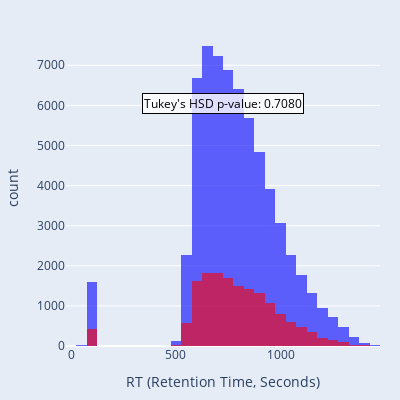

Notebook code for this chart:
### Markdown cell above
## Chronological splitting

### Code cell
# Sort the dataset by date from old to new
dataset_clean_sorted = dataset_clean.sort_values(by='date')

# Split the dataset by time: older 80% for training, newer 20% for validation
split_index = int(len(dataset_clean_sorted) * 0.8)
train_set_time = dataset_clean_sorted.iloc[:split_index]
valid_set_time = dataset_clean_sorted.iloc[split_index:]

print(f"Training set size (time-based): {len(train_set_time)}")
print(f"Validation set size (time-based): {len(valid_set_time)}")

# Create an overlapped histogram for RT values in training and validation sets (time-based split)
fig = px.histogram(
    train_set_time, x='rt', nbins=50, opacity=0.6, 
    #title='Overlapped RT Distribution: Training vs Validation (Time-Based Split)',
    labels={'rt': 'RT (Retention Time, Seconds)', 'Count': 'Frequency'},
    color_discrete_sequence=['blue'],
    marginal=None
)

# Add validation set to the same figure
fig.add_trace(
    px.histogram(
        valid_set_time, x='rt', nbins=50, opacity=0.6, 
        color_discrete_sequence=['red']
    ).data[0]
)

# Update layout for better visualization
fig.update_layout(
    barmode='overlay',
    plot_bgcolor='rgba(229, 236, 246,1)',
    paper_bgcolor='rgba(229, 236, 246,1)',
    width=400,
    height=400,
    margin=dict(l=20, r=20, t=30, b=20),
    legend=dict(title='Dataset', itemsizing='constant')
)


from statsmodels.stats.multicomp import pairwise_tukeyhsd

# Combine training and validation sets for Tukey's HSD test
data_combined = train_set_time[['rt']].copy()
data_combined['set'] = 'Training'
validation_data = valid_set_time[['rt']].copy()
validation_data['set'] = 'Validation'
data_combined = pd.concat([data_combined, validation_data])

# Perform Tukey's HSD test
tukey_result = pairwise_tukeyhsd(endog=data_combined['rt'], groups=data_combined['set'], alpha=0.05)
print(tukey_result)

# Annotate the plot with Tukey's HSD results
fig.add_annotation(
    text=f"Tukey's HSD p-value: {tukey_result.pvalues[0]:.4f}",
    xref="paper", yref="paper",
    x=0.5, y=0.8, showarrow=False,
    font=dict(size=12, color="black"),
    align="center",
    bgcolor="rgba(255, 255, 255, 0.8)",
    bordercolor="black",
    borderwidth=1
)

fig.show()
fig.write_image("images/Figure-2.4-Chronological.svg", scale=2)

### Figure 1 — Plotly figure (JSON) as saved in the notebook; plotly's stock layout.template omitted (floating-point values rounded to 4 significant figures; data arrays with more than 128 entries replaced by an {"elided": "..."} marker saying what was removed)
{"data": [{"bingroup": "x", "hovertemplate": "RT (Retention Time, Seconds)=%{x}<br>count=%{y}<extra></extra>", "legendgroup": "", "marker": {"color": "blue", "opacity": 0.6, "pattern": {"shape": ""}}, "name": "", "nbinsx": 50, "orientation": "v", "showlegend": false, "type": "histogram", "x": {"elided": "64030 float values"}, "xaxis": "x", "yaxis": "y"}, {"bingroup": "x", "hovertemplate": "rt=%{x}<br>count=%{y}<extra></extra>", "legendgroup": "", "marker": {"color": "red", "opacity": 0.6, "pattern": {"shape": ""}}, "name": "", "nbinsx": 50, "orientation": "v", "showlegend": false, "type": "histogram", "x": {"elided": "16008 float values"}, "xaxis": "x", "yaxis": "y"}], "layout": {"annotations": [{"align": "center", "bgcolor": "rgba(255, 255, 255, 0.8)", "bordercolor": "black", "borderwidth": 1, "font": {"color": "black", "size": 12}, "showarrow": false, "text": "Tukey's HSD p-value: 0.7080", "x": 0.5, "xref": "paper", "y": 0.8, "yref": "paper"}], "barmode": "overlay", "height": 400, "legend": {"itemsizing": "constant", "title": {"text": "Dataset"}, "tracegroupgap": 0}, "margin": {"b": 20, "l": 20, "r": 20, "t": 30}, "paper_bgcolor": "rgba(229, 236, 246,1)", "plot_bgcolor": "rgba(229, 236, 246,1)", "width": 400, "xaxis": {"anchor": "y", "domain": [0, 1], "title": {"text": "RT (Retention Time, Seconds)"}}, "yaxis": {"anchor": "x", "domain": [0, 1], "title": {"text": "count"}}}}
